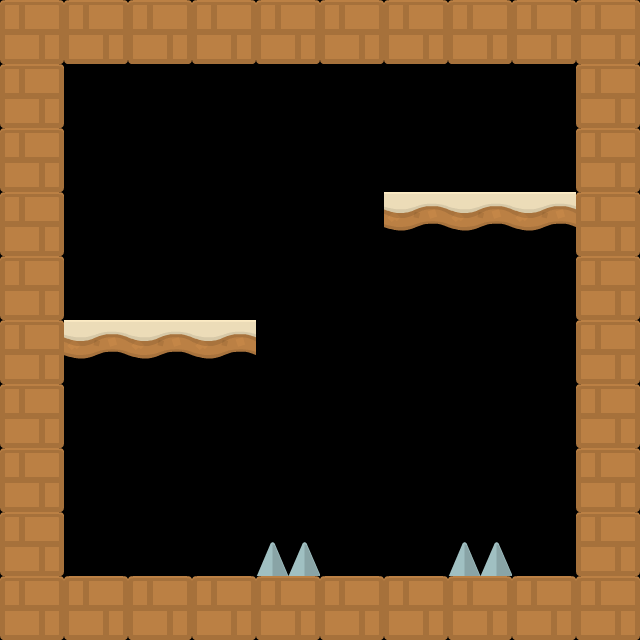

This game map was drawn from its Tiled (.tmx) file and the tilesets committed beside it. A one-line description and the full map source follow:
An orthogonal 10x10 tile map with 64x64 px tiles, 2 tile layers (world, spikes) and 1 object.

<map version="1.2" tiledversion="1.3.4" orientation="orthogonal" renderorder="right-down" width="10" height="10" tilewidth="64" tileheight="64" infinite="0" nextlayerid="4" nextobjectid="2">
 <editorsettings>
  <export target="map.json" format="json" />
 </editorsettings>
 <tileset firstgid="1" name="base" tilewidth="64" tileheight="64" tilecount="3" columns="3">
  <image source="tileset.png" width="192" height="64" />
  <tile id="0">
   <properties>
    <property name="collider" type="bool" value="true" />
   </properties>
  </tile>
  <tile id="1">
   <properties>
    <property name="collider" type="bool" value="true" />
   </properties>
  </tile>
  <tile id="2">
   <properties>
    <property name="damage" type="int" value="1" />
   </properties>
  </tile>
 </tileset>
 <layer id="1" name="world" width="10" height="10">
  <data encoding="csv">
2,2,2,2,2,2,2,2,2,2,
2,0,0,0,0,0,0,0,0,2,
2,0,0,0,0,0,0,0,0,2,
2,0,0,0,0,0,1,1,1,2,
2,0,0,0,0,0,0,0,0,2,
2,1,1,1,0,0,0,0,0,2,
2,0,0,0,0,0,0,0,0,2,
2,0,0,0,0,0,0,0,0,2,
2,0,0,0,0,0,0,0,0,2,
2,2,2,2,2,2,2,2,2,2
</data>
 </layer>
 <layer id="2" name="spikes" width="10" height="10">
  <data encoding="csv">
0,0,0,0,0,0,0,0,0,0,
0,0,0,0,0,0,0,0,0,0,
0,0,0,0,0,0,0,0,0,0,
0,0,0,0,0,0,0,0,0,0,
0,0,0,0,0,0,0,0,0,0,
0,0,0,0,0,0,0,0,0,0,
0,0,0,0,0,0,0,0,0,0,
0,0,0,0,0,0,0,0,0,0,
0,0,0,0,3,0,0,3,0,0,
0,0,0,0,0,0,0,0,0,0
</data>
 </layer>
 <objectgroup color="#000000" id="3" name="player">
  <properties>
   <property name="health" type="int" value="10" />
  </properties>
  <object id="1" gid="3" x="71.5039" y="561.323" width="64" height="64" />
 </objectgroup>
</map>